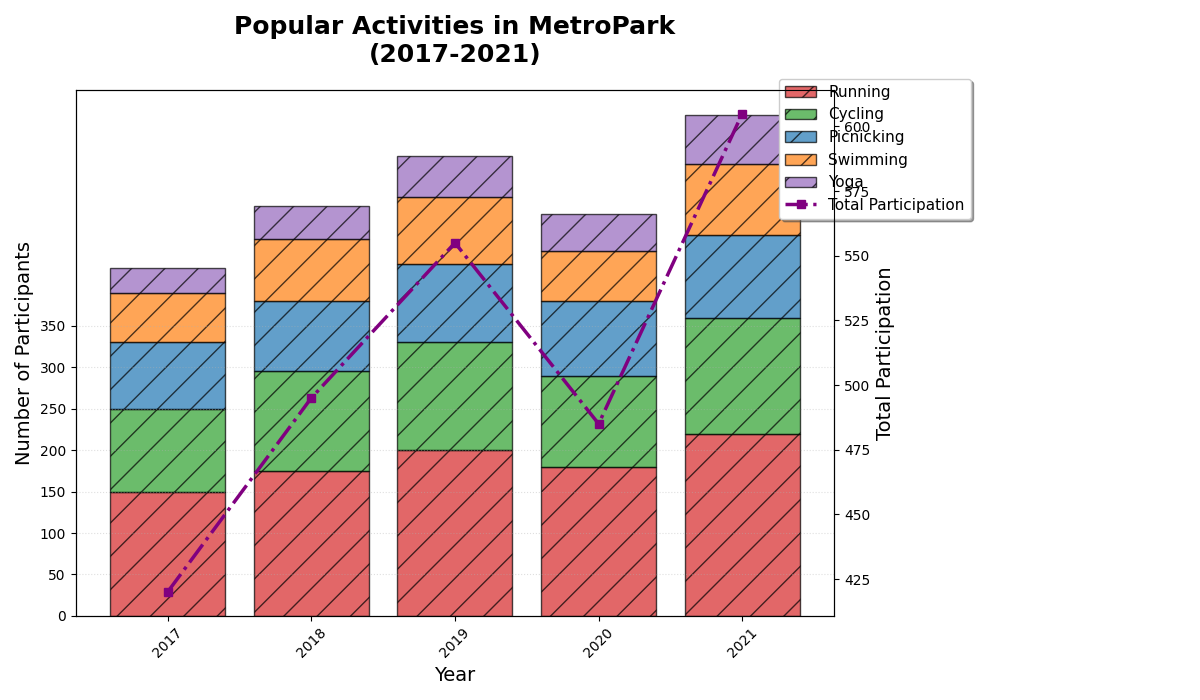

Write the Python code that produced this figure.
import matplotlib.pyplot as plt
import numpy as np

years = np.array([2017, 2018, 2019, 2020, 2021])

running = np.array([150, 175, 200, 180, 220])
cycling = np.array([100, 120, 130, 110, 140])
picnicking = np.array([80, 85, 95, 90, 100])
swimming = np.array([60, 75, 80, 60, 85])
yoga = np.array([30, 40, 50, 45, 60])

total_participation = running + cycling + picnicking + swimming + yoga

fig, ax1 = plt.subplots(figsize=(12, 7))

activity_labels = ['Running', 'Cycling', 'Picnicking', 'Swimming', 'Yoga']
activities = [running, cycling, picnicking, swimming, yoga]
colors = ['#d62728', '#2ca02c', '#1f77b4', '#ff7f0e', '#9467bd']  # Colors shuffled

bottom = np.zeros(len(years))

for i, (activity, color) in enumerate(zip(activities, colors)):
    bars = ax1.bar(years, activity, bottom=bottom, label=activity_labels[i], color=color, alpha=0.7, edgecolor='black', hatch='/')  # Change in edgecolor and adding hatch styles
    bottom += activity

ax2 = ax1.twinx()
ax2.plot(years, total_participation, color='purple', marker='s', linestyle='-.', linewidth=2.5, label='Total Participation')  # Different color, marker, and linestyle

ax1.set_title("Popular Activities in MetroPark\n(2017-2021)", fontsize=18, weight='bold', pad=20)
ax1.set_xlabel('Year', fontsize=14)
ax1.set_ylabel('Number of Participants', fontsize=14)
ax2.set_ylabel('Total Participation', fontsize=14, color='black')

ax1.set_xticks(years)
ax1.set_xticklabels(years, rotation=45)
ax1.set_yticks(np.arange(0, 351, 50))

lines_labels = [ax.get_legend_handles_labels() for ax in [ax1, ax2]]
lines, labels = [sum(lol, []) for lol in zip(*lines_labels)]
ax1.legend(lines, labels, loc='upper right', fontsize=11, bbox_to_anchor=(1.2, 1.05), shadow=True, borderaxespad=1.)  # Changed legend position, fontsize, shadow

ax1.grid(axis='y', linestyle=':', alpha=0.4)  # Changed grid line style and alpha

plt.tight_layout(rect=[0, 0, 0.85, 1])

plt.show()
